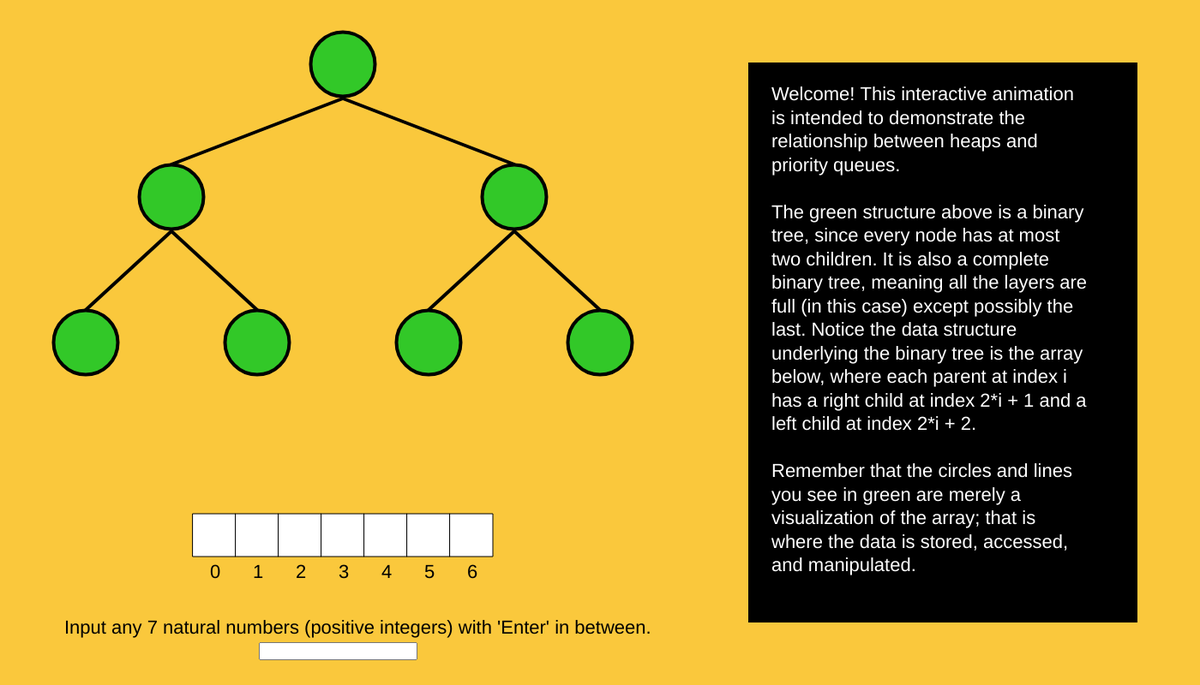
Frame 1 (no input)
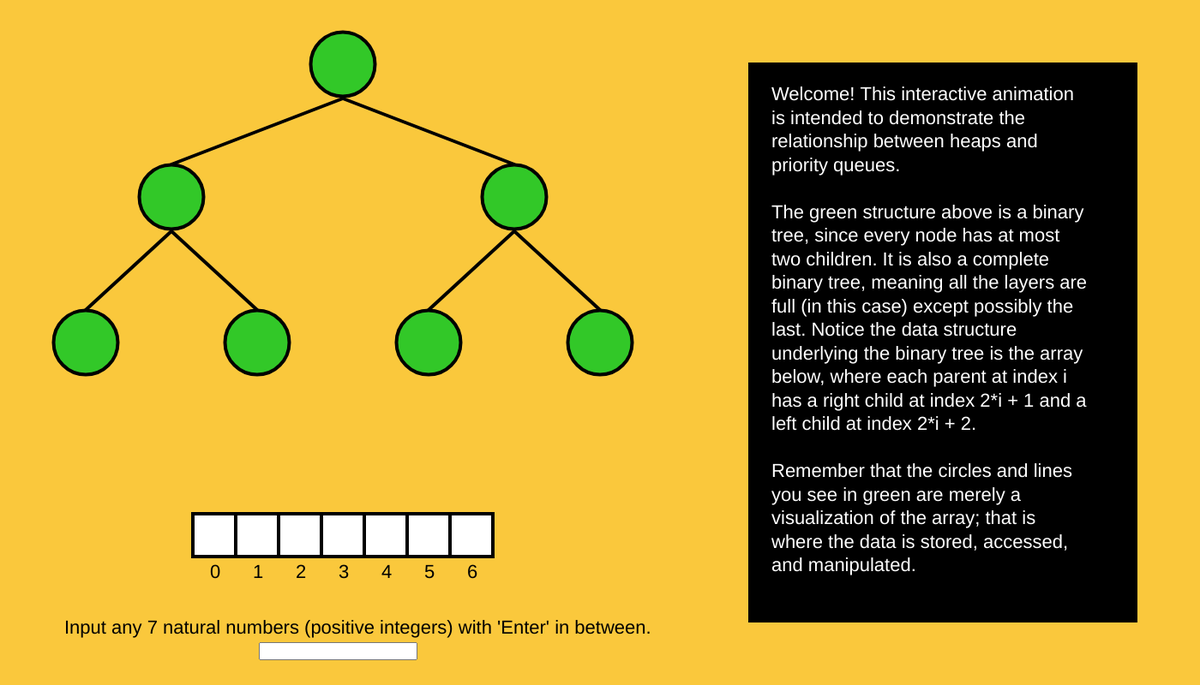
Frame 60 (no input)
Frame 120 (the mouse pressed at the canvas centre since frame 60): identical to frame 60, image omitted

The p5.js sketch that drew these frames (run headless with seeded random() and noise() and a simulated clock; from frame 60 on, the mouse is pressed at the canvas centre):

// p5.js sketch
// ── sketch.js
//Remember, let is local scope, var is global scope
//Remember, debug small js snippets >>javascript debug terminal and in terminal: node filename.js

let input;
var inputText = "Input any 7 natural numbers (positive integers) with 'Enter' in between.";
let countNodes = 0; //for keyPressed and phase 1
let values = []; //empty array for user input

//button stuff
let button;
let hasButton = false;
let buttonPresses = 0;

//node positions
let nodePos = [[400, 75], [200, 230], [600, 230], [100, 400], [300, 400], [500, 400], [700, 400]];

//to animate heapify
let toSwitch = []; //will always have two vals tho
let arrayChanged = false; //if toSwitch never assigned then nothing moves, so just render it. was using this and realized i couldnt keep track of states

//for nodeSwitch() 
let subtree = [];

let t = 0;
let p = 0;

//for drawCircles() helper functions
let nodes = [];
let redCircles = [];

//case 9 
let lastArrayChanged = false;

//case 13 - for timing the maxHeapify(A, 0) after removing parent
let m = 0;



function setup() {
  createCanvas(1400, 800);

  //create input and place it below canvas
  input = createInput('');
  input.position(302,750);

  textSize(22);
}

function draw() {
   background(250, 200, 60); //to allow text to refresh

  if (buttonPresses > 10) {
    background(211, 124, 234);
  }

  //semi-static stuff
  drawArray();

  drawLines();

  drawNotes();

  drawCircles();

  fill(0, 0, 0); //back to black

  if(!hasButton) {
    fill(0,0,0);
    text(inputText, 75, 740); //prompt user for input until enough nodes
    if (countNodes === 7) { //full nodes now
      input.remove();
      button = createButton("Next");
      button.position(302, 750);
      hasButton = true;
      countNodes = 6; //preparing for last input for insert() (case 15)
    }
  } else { //now button exists, so listen for clicks
    button.mousePressed(pressButton);
  }

}

function pressButton() {
  //for all switch statements
  buttonPresses ++;

  //for parametrization of moving nodes
  t = 0;
  p = 0;

  arrayChanged = false;

  //for case 13
  // startTime = millis();
}


function nodeSwitch(subtree) {
  let parent = subtree[0];
  let lch = subtree[1];
  let rch = subtree[2];

  maxHeapify(values, parent); 

  console.log(arrayChanged);
  console.log(toSwitch);

  if(!arrayChanged) { //dont do any movement
    fill(240, 10, 0); //red now
    circle(nodePos[parent][0], nodePos[parent][1], 75);
    circle(nodePos[lch][0], nodePos[lch][1], 75);
    circle(nodePos[rch][0], nodePos[lch][1], 75);

    fill(0,0,0); //black
    text(values[parent], nodePos[parent][0] - 15, nodePos[parent][1]);
    text(values[lch], nodePos[lch][0] - 15, nodePos[lch][1]);
    text(values[rch], nodePos[rch][0] - 15, nodePos[rch][1]);

    fill(50, 200, 40); //back to green
  } else { 
    let a = toSwitch[0]; //i (parent)
    let b = toSwitch[1]; //largest (child) since i != largest

    //render the node that isnt moving
    if(b != rch) { //if the moving child is not the right child, then render it now
      circle(nodePos[rch][0], nodePos[rch][1], 75);

      fill(0,0,0); //black
      text(values[rch], nodePos[rch][0] - 15, nodePos[rch][1]);
      fill(50, 200, 40); //back to green
    } else {
      circle(nodePos[lch][0], nodePos[lch][1], 75);
      
      fill(0,0,0); //black
      text(values[lch], nodePos[lch][0] - 15, nodePos[lch][1]);
      fill(50, 200, 40); //back to green
    }

    renderSwitch(a,b);
  } 
}  

//version of nodeSwitch without node 6 (values[6] = -1 already, so can assume that function wont want to animate it)
function nodeSwitch13(subtree) {
  let parent = subtree[0];
  let lch = subtree[1];
  let rch = subtree[2];

  maxHeapify(values, parent); 

  if(!arrayChanged) { //dont do any movement
    fill(240, 10, 0); //red now
    circle(nodePos[parent][0], nodePos[parent][1], 75);
    circle(nodePos[lch][0], nodePos[lch][1], 75);
    // circle(nodePos[rch][0], nodePos[lch][1], 75); no node 6

    fill(0,0,0); //black
    text(values[parent], nodePos[parent][0] - 15, nodePos[parent][1]);
    text(values[lch], nodePos[lch][0] - 15, nodePos[lch][1]);
    // text(values[rch], nodePos[rch][0] - 15, nodePos[rch][1]);

    fill(50, 200, 40); //back to green
  } else { 
    let a = toSwitch[0]; //i (parent)
    let b = toSwitch[1]; //largest (child) since i != largest

    //WE KNOW NODE 6 ISNT MOVING BUT WE DONT WANNA SEE HER ANYWAY
    // //render the node that isnt moving 
    // if(b != rch) { //if the moving child is not the right child, then render it now
    //   circle(nodePos[rch][0], nodePos[rch][1], 75);

    //   fill(0,0,0); //black
    //   text(values[rch], nodePos[rch][0] - 15, nodePos[rch][1]);
    //   fill(50, 200, 40); //back to green
    // } else {
    //   circle(nodePos[lch][0], nodePos[lch][1], 75);
      
    //   fill(0,0,0); //black
    //   text(values[lch], nodePos[lch][0] - 15, nodePos[lch][1]);
    //   fill(50, 200, 40); //back to green
    // }

    renderSwitch(a,b);
  } 
}  


function renderSwitch(a, b) { //a is parentNode, b is childNode
  fill(240, 10, 0); //red now

  if(t<= 1) { //top circle moving down and text moving with it
      let x = nodePos[a][0] + (nodePos[b][0] - nodePos[a][0])* t;
      let y = nodePos[a][1] + (nodePos[b][1] - nodePos[a][1])* t;

      circle(x, y, 75);

      fill(0,0,0); //black
      text(values[b], x - 15,y); //already switched val so just use where it will be
      fill(240, 10, 0); //back to red

      t += 0.01;
  } else {
      circle(nodePos[b][0], nodePos[b][1], 75);

      fill(0,0,0); //black
      text(values[b], nodePos[b][0] - 15, nodePos[b][1]);
      fill(240, 10, 0); //red now
  }

  if (p <= 1) { //bottom circle moving up and text moving with it
    let x = nodePos[b][0] + (nodePos[a][0] - nodePos[b][0])* t;
    let y = nodePos[b][1] + (nodePos[a][1] - nodePos[b][1])* t;

    circle(x,y,75);

    fill(0,0,0); //black
    text(values[a], x - 15, y);
    fill(240, 10, 0); //red now

    p += 0.01;
  } else {
    circle(nodePos[a][0], nodePos[a][1], 75);

    fill(0,0,0); //black
    text(values[a], nodePos[a][0] - 15, nodePos[a][1]);
    fill(240, 10, 0); //red now
  }
  fill(50, 200, 40); //back to green
}


function drawCircles() {
  //tree representation
  fill(50, 200, 40); //green

  switch(buttonPresses) {
    case 0:
    case 1:
    case 2:
    case 11:     
      nodes = [0, 1, 2, 3, 4, 5, 6];
      drawStillCircles(nodes); 
      break;
    case 3: //index 2, 5, 6 is red
      redCircles = [2, 5, 6];
      drawColorCircles(redCircles);
      break;
    case 4: 
      nodes = [0, 1, 3, 4];
      drawStillCircles(nodes);

      subtree = [2, 5, 6];
      nodeSwitch(subtree);
      break;
    case 5: //draw all nodes (subtree at i =1 in red)  
      redCircles = [1, 3, 4];
      drawColorCircles(redCircles);
      break;
    case 6: 
      nodes = [0, 2, 5, 6];
      drawStillCircles(nodes);

      subtree = [1, 3, 4];
      nodeSwitch(subtree);
      break;
    case 7:  //draw all nodes (subtree at i =0 in red)  
      redCircles = [0, 1, 2];
      drawColorCircles(redCircles);
      break;
    case 8:
      nodes = [3, 4, 5, 6];
      drawStillCircles(nodes);

      subtree = [0, 1, 2];
      nodeSwitch(subtree);

      lastArrayChanged = arrayChanged;
      break;
    case 9: //"recursive call" (fake) down the tree with largest as parent (HIGHLIGHT)
      console.log(toSwitch);
      if (!lastArrayChanged) { //then last maxHeapify call didn't assign toSwitch, and nothing moved for i=0
        nodes = [0, 1, 2, 3, 4, 5, 6];
        drawStillCircles(nodes);
      } else { //then highlight subtree, depending on which subtree's parent was switched
        if (toSwitch[1] === 1) { //left subtree
          redCircles = [1, 3, 4];
        } else { //toSwitch[1] === 2, right subtree 
          redCircles = [2, 5, 6];
        }
        drawColorCircles(redCircles);
      }
      break;
    case 10: // "recursive call" (NODESWITCH)
      if (!lastArrayChanged) { //then nothing moved for i=0
        nodes = [0, 1, 2, 3, 4, 5, 6];
        drawStillCircles(nodes);
      } else { //order highlighted subtree
        console.log(toSwitch);
        if (toSwitch[1] === 1 || toSwitch[0] === 1) { //left subtree (first time here, will pass first conditional bc. hasnt been reassigned, the will pass 2nd conditional)
          nodes = [0, 2, 5, 6];
          subtree = [1, 3, 4];
        } else { //toSwitch[1] === 2, right subtree 
          nodes = [0, 1, 3, 4];
          subtree = [2, 5, 6];
        }
        drawStillCircles(nodes);
        nodeSwitch(subtree);
      }
      break;
    case 12:
      fill(240, 10, 0); //red now
      circle(nodePos[0][0], nodePos[0][1], 75)

      fill(112, 196, 255); //blue
      circle(nodePos[6][0], nodePos[6][1], 75);

      fill(0,0,0); //black
      text(values[0], nodePos[0][0] - 15, nodePos[0][1]); 
      text(values[6], nodePos[6][0] - 15, nodePos[6][1]); 
      fill(50, 200, 40); //back to green

      nodes = [1, 2, 3, 4, 5];
      drawStillCircles(nodes);
      break;
    case 13: //auto maxHeapify(A, 0), without helper functions cause we can't render last node :(
      if (m <= 2) { //replace parent with last node and remove last node 
        values[0] = values[6];

         fill(112, 196, 255); //blue
        circle(nodePos[0][0], nodePos[0][1], 75);
        fill(0,0,0); //black
        text(values[0], nodePos[0][0] - 15, nodePos[0][1]); 
        fill(50, 200, 40); //back to green

        nodes = [1, 2, 3, 4, 5];
        drawStillCircles(nodes);
      } else if (m <= 4) { //first red highlight (like case 7)
        redCircles = [0, 1, 2];
        drawColorCircles13(redCircles);
      } else if (m <= 6) { //move nodes in top subtree (like case 8)
        nodes = [3, 4, 5];
        drawStillCircles(nodes);

        subtree = [0, 1, 2];
        nodeSwitch(subtree);

        lastArrayChanged = arrayChanged;
      } else if (m <= 8) { //highlight red moved subtree if any (like case 9)
        arrayChanged = false; //need to reset manually

        if (!lastArrayChanged) { //then last maxHeapify call didn't assign toSwitch, and nothing moved for i=0
        nodes = [0, 1, 2, 3, 4, 5];
        drawStillCircles(nodes);
        } else { //then highlight subtree, depending on which subtree's parent was switched
          if (toSwitch[1] === 1) { //left subtree
            redCircles = [1, 3, 4];
          } else { //toSwitch[1] === 2, right subtree 
            redCircles = [2, 5];
          }
          drawColorCircles13(redCircles);
        }
        t = 0; //manually
        p = 0;
      } else if (m <= 10) { //order subtree if needed (case 10)
        if (!lastArrayChanged) { //then nothing moved for i=0
          nodes = [0, 1, 2, 3, 4, 5];
          drawStillCircles(nodes);
        } else { //order highlighted subtree
          if (toSwitch[1] === 1 || toSwitch[0] === 1) { //left subtree (first time here, will pass first conditional bc. hasnt been reassigned, the will pass 2nd conditional)
            nodes = [0, 2, 5];
            subtree = [1, 3, 4];
            nodeSwitch(subtree);
          } else { //toSwitch[1] === 2, right subtree 
            values[6] = -1; 
            nodes = [0, 1, 3, 4];
            subtree = [2, 5, 6];
            nodeSwitch13(subtree);
          }
          drawStillCircles(nodes);
        }
      } else if (m > 10) {
        nodes = [0, 1, 2, 3, 4, 5];
        drawStillCircles(nodes);
      }
      m += 0.015
      break;
    case 14: //extract_max()
      values[6] = -1; //so it is visible as -1
      nodes = [1, 2, 3, 4, 5];
      drawStillCircles(nodes);

      fill(240, 10, 0); //red now
      circle(nodePos[0][0], nodePos[0][1], 75);
      fill(0,0,0); //black
      text(values[0], nodePos[0][0] - 15, nodePos[0][1]); 
      fill(50, 200, 40); //back to green
      break;
    case 15: //insert(p) 
      values[6] = 5;
      nodes = [0, 1, 2, 3, 4, 5, 6];
      drawStillCircles(nodes);
      m = 0;
      // button.remove();
      // inputText = "Input any natural number.";
      // input = createInput('');
      // input.position(302,750);
      break;
    case 16:
      if (m <= 2) { //like case 3
        redCircles = [2, 5, 6];
        drawColorCircles(redCircles);
      } else if (m <= 4) { //like case 4
        nodes = [0, 1, 3, 4];
        drawStillCircles(nodes);

        subtree = [2, 5, 6];
        nodeSwitch(subtree);
      } else if (m <= 6) { //like case 5
        redCircles = [1, 3, 4];
        drawColorCircles(redCircles);
        t = 0; //manually
        p = 0;
      } else if (m <= 8) { //like case 7
        redCircles = [0, 1, 2];
        drawColorCircles(redCircles);
      } else if (m <= 10) { //like case 8
        nodes = [3, 4, 5, 6];
        drawStillCircles(nodes);

        subtree = [0, 1, 2];
        nodeSwitch(subtree);

        lastArrayChanged = arrayChanged;
      } else if (m <= 12) { //highlight red moved subtree if any (like case 9)
        arrayChanged = false; //need to reset manually

        if (!lastArrayChanged) { //then last maxHeapify call didn't assign toSwitch, and nothing moved for i=0
        nodes = [0, 1, 2, 3, 4, 5, 6];
        drawStillCircles(nodes);
        } else { //then highlight subtree, depending on which subtree's parent was switched
          if (toSwitch[1] === 1) { //left subtree
            redCircles = [1, 3, 4];
          } else { //toSwitch[1] === 2, right subtree 
            redCircles = [2, 5, 6];
          }
          drawColorCircles(redCircles);
        }
        t = 0; //manually
        p = 0;
      } else if (m <= 14) { //order subtree if needed (case 10)
        if (!lastArrayChanged) { //then nothing moved for i=0
          nodes = [0, 1, 2, 3, 4, 5, 6];
          drawStillCircles(nodes);
        } else { //order highlighted subtree
          if (toSwitch[1] === 1 || toSwitch[0] === 1) { //left subtree (first time here, will pass first conditional bc. hasnt been reassigned, the will pass 2nd conditional)
            nodes = [0, 2, 5, 6];
            subtree = [1, 3, 4];
            nodeSwitch(subtree);
          } else { //toSwitch[1] === 2, right subtree 
            nodes = [0, 1, 3, 4];
            subtree = [2, 5, 6];
            nodeSwitch(subtree);
          }
          drawStillCircles(nodes);
        }
      } else if (m > 14) {
        nodes = [0, 1, 2, 3, 4, 5, 6];
        drawStillCircles(nodes);
      }
      m += 0.015
      break; 
    case 17:
      break;
  }
  fill(0,0,0); //back to black

}

//helper function for drawCircles
//draws nodes that won't move 
function drawStillCircles(nodes) {
  for (let i = 0; i < nodes.length; i++) {
    circle(nodePos[nodes[i]][0], nodePos[nodes[i]][1], 75);

    fill(0,0,0); //black
    text(values[nodes[i]], nodePos[nodes[i]][0] - 15, nodePos[nodes[i]][1]);
    fill(50, 200, 40); //back to green
  }
}

//helper function for drawCircles
//draws red and green circles 
function drawColorCircles(redCircles) {
  for (let i = 0; i < 7; i++) {
    if (redCircles.includes(i)) {
      fill(240, 10, 0); //red now
      circle(nodePos[i][0], nodePos[i][1], 75);
    } else {
      fill(50, 200, 40); //green
      circle(nodePos[i][0], nodePos[i][1], 75);
    }
  }

  fill(0,0,0);
  for(let i = 0; i < 7; i++) {
    text(values[i], nodePos[i][0] - 15, nodePos[i][1]); 
  }
  fill(50, 200, 40);
}

//version of helper above for case 13 when dont want to render last node
function drawColorCircles13(redCircles) {
  for (let i = 0; i < 6; i++) {
    if (redCircles.includes(i)) {
      fill(240, 10, 0); //red now
      circle(nodePos[i][0], nodePos[i][1], 75);
    } else {
      fill(50, 200, 40); //green
      circle(nodePos[i][0], nodePos[i][1], 75);
    }
  }

  fill(0,0,0);
  for(let i = 0; i < 6; i++) {
    text(values[i], nodePos[i][0] - 15, nodePos[i][1]); 
  }
  fill(50, 200, 40);
}

function drawNotes() {
  //x, y, width, height
  rect(875, 75, 450, 650);

  fill(255, 255, 255); //white
  
  console.log(buttonPresses);
  switch(buttonPresses) { 
    case 0:
      text("Welcome! This interactive animation is intended to demonstrate the relationship between heaps and priority queues. \n \n" + 
        "The green structure above is a binary tree, since every node has at most two children. It is also a complete binary tree, meaning all the layers are full (in this case) except possibly the last. " +
        "Notice the data structure underlying the binary tree is the array below, where each parent at index i has a right child " +
        "at index 2*i + 1 and a left child at index 2*i + 2. \n \n Remember that the circles and lines you see in green are merely a visualization of the array; " +
        "that is where the data is stored, accessed, and manipulated.", 
        900, 100, 375, 600);
      break;
    case 1:
      text("Our binary tree has values now! Good job. \n \n" + 
        "Our new goal is to turn this tree into a MAX HEAP, which means enforcing the max heap property: Each child must be smaller than its parent. " +
        "\n \n buildMaxHeap() is a simple loop that, starting from the lowest rightmost parent of our tree, "
        + "calls another function, called maxHeapify, which treats this parent node as the head of a subtree and enforces the heap property recursively, by switching values in the underlying array all the way down the subtree.", 
        900, 100, 375, 500);
      break;
    case 2: //not displaying for some reason
      text("'A' refers to the underlying array, and 'i' refers to the parent node's index in that array.\n \n" +
        "def buildMaxHeap(): \n \t for i in range(len(A)//2, -1, -1): \n \t A = maxHeapify(A, i) \n" + "\t  return A \n \n" +
        "def MaxHeapify(A, i): \n left = 2*i + 1 \n right = 2*i + 1 \n largest = i \n if left < len(A) & A[left] > A[largest]: \n" +
        "largest = left \n if right < len[A] & A[right] > A[largest]: largest = right \n if largest != i: \n A[i], A[largest] = A[largest], A[i] \n A = Heapify(A, largest) \n \n (This is python code, without tabs.)",
        900, 100, 380, 650);  
      break; 
    case 3: //WORKS! "values" not accessed until this case when it already exists so no problem 
      text(`Notice for the number of nodes in this tree (7, determined by len(A) in the code), buildMaxHeap() first calls maxHeapify() for i = 3, which does not affect the ` + 
        `tree since the node at index 3 is not a parent node. \n \n` +
        `For i = 2, buildMaxHeap() runs maxHeapify() on the subtree such that the node at index 2 is the root. In this case, the root has value ${values[2]}, and the left and right nodes ` + 
        `have values ${values[5]} and ${values[6]} respectively. This subtree is in red now. \n \n (Whenever a subtree is highlighted in red, think about which node, if any, will move.)`,
         900, 100, 375, 500); 
      break;  
    case 4:
      text("If either of the children is bigger than the parent, the largest child is now switching with the parent. (If not, then the subtree is already a heap, and nothing will happen.) \n \n" +
        "You may have noticed that the last line of maxHeapify() calls the function again (recursively) with the largest child as the head (if either of the children are bigger than the parent, " +
        "ie. the heap property doesn't already hold). \n \n In the case of lowest subtrees (like this one) this recursive call does not affect the tree, for the same " +
        "reason we saw when i = 3 (the largest child, if it exists, isn't a parent; it will be a leaf node).",
        900, 100, 375, 600);
      break;
    case 5:
      text("Now the 'for' loop in buildMaxHeap() will run maxHeapify() on i = 1, meaning we will now enforce the heap property on the left subtree " +
        "(where node at index 1 is the root). \n \n This subtree is now in red. ",
        900, 100, 375, 500); 
      break;
    case 6:
      text("Again, if either of the children are bigger than the parent, the largest child is now switching with the parent. \n \n" +
        "Notice this change is also reflected in the underlying array, since that is where the data (values) are actually stored in the code (both my code, and the code of any binary tree). \n \n" +
        "Notice also that if both children are greater than their parent node, but also equal each other, the left child will move (because it is checked first).",
        900, 100, 375, 500);
      break;  
    case 7:
      text("Now it gets interesting! \n \n buildMaxHeap() will now run maxHeapify() (for i = 0) on the 'subtree with parent at index 0' which is the entire tree. \n \n " +
        "Thus, now that recursive line comes in handy! \n \n If the parent of the tree was reordered, that recursive line will call maxHeapify() again, using the largest child (this time guaranteed to be a parent) as the parent, " +
        "just in case ordering the first layer affects the ordering of the subtrees we just ordered in " +
        "the earlier steps.",
        900, 100, 375, 500);
      break;  
    case 8:
      text("Watch the node move again, if the heap property needs to be enforced... \n \n and... \n \n ", 
        900, 100, 375, 500);
      break;  
    case 9:
      text("(For those of you who inputted a tree that's already ordered... I'm gonna take you along for the ride anyway! You're not getting away that easy :P ) \n \n " +
        "Now the subtree whose parent is the original parent of the whole tree (wow that's a mouthful) should be in red! Recall this is " +
      "the subtree that could potentially be out of order now. ",
        900, 100, 375, 500);
      break; 
    case 10:
      text("One last ordering... ",
      900, 100, 375, 500);
      break; 
    case 11:
      text("And our tree is ordered...say hello to your heap! So what now? \n \n" +
        "Remember a queue is an ordered collection of items that follows the FIFO (first-in, first-out) principle, and a priority queue (PQ) is an extension where " +
        "the priority value determines dequeuing order. Notice we now have an array such that we can assume the parent has the max priority value. \n \n" + 
        "...That's exactly what we need in order to implement a priority queue! \n \n  Recall the priority queue API: \n void insert(int priority) \n int max() \n int extract_max() \n \n " +
        "so let's implement these functions!" ,
        900, 100, 375, 600);
      break; 
    case 12:
      text(`Starting with extract_max(p), we must return the max priority value, then remove that element from the PQ. \n \n By heap property, the max will be the parent. We can return its value ` +
        `by accessing the first element of the underlying array (ie. max = ${values[0]}) but how do we remove the parent?? \n \n We replace it with the last element of the array! Then, to ` +
        `maintain the heap property, we can run maxHeapify() on i = 0, which will recursively fix/order the tree, as we saw earlier.`, 
        900, 100, 375, 600);
      break;   
    case 13:
      text("Watch as the parent is replaced by the last node, and the tree is ordered. \n \n (The animation is finished when all the nodes turn green.)", 
        900, 100, 375, 600);
      break;
    case 14:
      text(`Now, max() returns the highest priority without affecting the tree. \n \n In this case, extract_max would return ${values[0]}.`,
        900, 100, 375, 600);
      break; 
    case 15:
      text("Last but not least, insert(p) adds an element to the PQ with priority p. Similar to extract_max(), we must reorder the tree after we add the element (which gets added at the end of the array/at the leftmost bottom of the tree), but this time we have to " +
        "run buildMaxHeap() again, because the potentially unordered node is on the bottom, not the top. \n \n We will use 5 as our new node.",
        900, 100, 375, 600);
      break; 
    case 16:
      text("Watch as buildMaxHeap() runs again, ordering the new node. See if you can remember what will happen next! \n \n (Again, the animation ends when the nodes turn green.)",
        900, 100, 375, 600);
      break;  
    case 17:
      background(255, 139, 157);
      button.remove();
      textSize(32);
      text("Priority Queues are helpful for many algorithms, like Dijsktra's for shortest paths and Prim's for MSTs. \n \n " +
        "Thanks for playing! Feel free to refresh the page and try again. Let me know if you find any bugs :)", 
        200, 300, 900, 500);  
      break;  
  }
  

  fill(0,0,0); //back to black
}

function maxHeapify(values, i) {
  let left = 2*i + 1;
  let right =  2*i + 2;
  let largest = i;
  if (left < values.length && parseInt(values[left]) > parseInt(values[largest])) { //NEED TO CHANGE STRING TO INT -_-
    largest = left;
  }
  if (right < values.length && parseInt(values[right]) > parseInt(values[largest])) {
    largest = right;
  }
  if (largest != i) {
    arrayChanged = true;
    [values[i], values[largest]] = [values[largest], values[i]];
    toSwitch = [i, largest];
    // values = Heapify(values, largest); //dont actually want recursion
  }
}

function drawArray() {
  if (buttonPresses === 13 || buttonPresses === 14) { //this is ugly but i dont see a better way rn
    for (let i = 0; i < 6; i ++) {
      fill(255, 255, 255); //white
      square(225 + (50 * i), 600, 50); //array representation
      fill(0,0,0); //black
      text(`${i}`, 245 + (50 *i), 675);   //array labels
      text(values[i], 240 + (i * 50), 630); //dynamic values in the array 
    }
  } else {
    for (let i = 0; i < 7; i ++) {
      fill(255, 255, 255); //white
      square(225 + (50 * i), 600, 50); //array representation
      fill(0,0,0); //black
      text(`${i}`, 245 + (50 *i), 675);   //array labels
      text(values[i], 240 + (i * 50), 630); //dynamic values in the array 
    }
  }
}

function drawLines() {
  //x of 1st pt, y, x of 2nd pt, y
  strokeWeight(4);
  line(400, 115, 200, 192);
  line(400, 115, 600, 192);
  line(200, 270, 100, 362);
  line(200, 270, 300, 362);
  line(600, 270, 500, 362);
  line(600, 270, 700, 362);
  // line(400, 115, 400, 800); //to center things with
}

function keyPressed() {
  if (countNodes === 7) { //key presses do nothing after your input is locked in... 
    return;
  }
  if (keyCode === 13 && !input.value()) {
    inputText = "Hey... there's no number yet!" 
  }  
  else if (keyCode === 13) { //pressed enter
    if (!(/^[0-9]+$/.test(input.value()))) { //gotta love regex
      inputText = "Wait... That's not a number..."
    } else {
      var count = 6 - countNodes;
      inputText = `Great! ${count} left.`
      values[countNodes] = input.value();
      countNodes ++;
    }
  }
}
